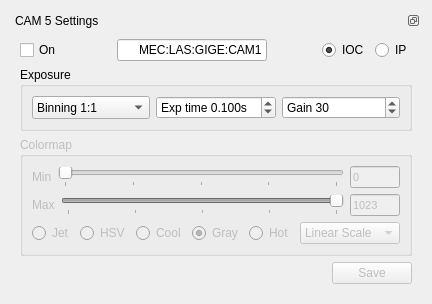
        <widget class="QWidget" name="tab_5">
         <attribute name="title">
          <string>C 5</string>
         </attribute>
         <layout class="QGridLayout" name="gridLayout_6">
          <item row="0" column="0">
           <widget class="QDockWidget" name="dockWidget_1_5">
            <property name="features">
             <set>QDockWidget::DockWidgetFloatable|QDockWidget::DockWidgetMovable</set>
            </property>
            <property name="windowTitle">
             <string>CAM 5 Settings</string>
            </property>
            <widget class="QWidget" name="dockWidgetContents_1_5">
             <layout class="QGridLayout" name="gridLayout_35">
              <item row="0" column="0">
               <layout class="QHBoxLayout" name="horizontalLayout_41">
                <item>
                 <widget class="QCheckBox" name="cB_on_5">
                  <property name="cursor">
                   <cursorShape>PointingHandCursor</cursorShape>
                  </property>
                  <property name="text">
                   <string>On</string>
                  </property>
                  <property name="checked">
                   <bool>false</bool>
                  </property>
                 </widget>
                </item>
                <item>
                 <spacer name="horizontalSpacer_17">
                  <property name="orientation">
                   <enum>Qt::Horizontal</enum>
                  </property>
                  <property name="sizeHint" stdset="0">
                   <size>
                    <width>40</width>
                    <height>20</height>
                   </size>
                  </property>
                 </spacer>
                </item>
                <item>
                 <widget class="QLineEdit" name="lEpvname_5">
                  <property name="sizePolicy">
                   <sizepolicy hsizetype="Preferred" vsizetype="Preferred">
                    <horstretch>0</horstretch>
                    <verstretch>0</verstretch>
                   </sizepolicy>
                  </property>
                  <property name="minimumSize">
                   <size>
                    <width>150</width>
                    <height>0</height>
                   </size>
                  </property>
                  <property name="maximumSize">
                   <size>
                    <width>16777215</width>
                    <height>30</height>
                   </size>
                  </property>
                  <property name="text">
                   <string>MEC:LAS:GIGE:CAM1</string>
                  </property>
                  <property name="alignment">
                   <set>Qt::AlignRight|Qt::AlignTrailing|Qt::AlignVCenter</set>
                  </property>
                 </widget>
                </item>
                <item>
                 <spacer name="horizontalSpacer_55">
                  <property name="orientation">
                   <enum>Qt::Horizontal</enum>
                  </property>
                  <property name="sizeHint" stdset="0">
                   <size>
                    <width>40</width>
                    <height>20</height>
                   </size>
                  </property>
                 </spacer>
                </item>
                <item>
                 <widget class="QRadioButton" name="rB_iocmod_5">
                  <property name="text">
                   <string>IOC</string>
                  </property>
                  <property name="checked">
                   <bool>true</bool>
                  </property>
                 </widget>
                </item>
                <item>
                 <widget class="QRadioButton" name="rB_ipmod_5">
                  <property name="text">
                   <string>IP</string>
                  </property>
                 </widget>
                </item>
               </layout>
              </item>
              <item row="1" column="0">
               <widget class="QGroupBox" name="groupBox_17">
                <property name="title">
                 <string>Exposure</string>
                </property>
                <layout class="QGridLayout" name="gridLayout_36">
                 <item row="0" column="2">
                  <widget class="QSpinBox" name="iS_gain_5">
                   <property name="suffix">
                    <string/>
                   </property>
                   <property name="prefix">
                    <string>Gain </string>
                   </property>
                   <property name="maximum">
                    <number>35</number>
                   </property>
                   <property name="value">
                    <number>30</number>
                   </property>
                  </widget>
                 </item>
                 <item row="0" column="0">
                  <widget class="QComboBox" name="cmB_bin_5">
                   <property name="sizePolicy">
                    <sizepolicy hsizetype="Preferred" vsizetype="Preferred">
                     <horstretch>0</horstretch>
                     <verstretch>0</verstretch>
                    </sizepolicy>
                   </property>
                   <property name="maximumSize">
                    <size>
                     <width>16777215</width>
                     <height>16777215</height>
                    </size>
                   </property>
                   <item>
                    <property name="text">
                     <string>Binning 1:1</string>
                    </property>
                   </item>
                   <item>
                    <property name="text">
                     <string>Binning 2:2</string>
                    </property>
                   </item>
                   <item>
                    <property name="text">
                     <string>Binning 3:3</string>
                    </property>
                   </item>
                   <item>
                    <property name="text">
                     <string>Binning 8:8</string>
                    </property>
                   </item>
                  </widget>
                 </item>
                 <item row="0" column="1">
                  <widget class="QDoubleSpinBox" name="dS_expt_5">
                   <property name="prefix">
                    <string>Exp time </string>
                   </property>
                   <property name="suffix">
                    <string>s</string>
                   </property>
                   <property name="decimals">
                    <number>3</number>
                   </property>
                   <property name="minimum">
                    <double>0.050000000000000</double>
                   </property>
                   <property name="maximum">
                    <double>60.000000000000000</double>
                   </property>
                   <property name="singleStep">
                    <double>0.100000000000000</double>
                   </property>
                   <property name="value">
                    <double>0.100000000000000</double>
                   </property>
                  </widget>
                 </item>
                </layout>
               </widget>
              </item>
              <item row="3" column="0">
               <layout class="QHBoxLayout" name="horizontalLayout_42">
                <item>
                 <spacer name="horizontalSpacer_18">
                  <property name="orientation">
                   <enum>Qt::Horizontal</enum>
                  </property>
                  <property name="sizeHint" stdset="0">
                   <size>
                    <width>40</width>
                    <height>20</height>
                   </size>
                  </property>
                 </spacer>
                </item>
                <item>
                 <widget class="QPushButton" name="pB_save_5">
                  <property name="enabled">
                   <bool>false</bool>
                  </property>
                  <property name="text">
                   <string>Save</string>
                  </property>
                 </widget>
                </item>
               </layout>
              </item>
              <item row="2" column="0">
               <widget class="QGroupBox" name="groupBox_18">
                <property name="enabled">
                 <bool>false</bool>
                </property>
                <property name="title">
                 <string>Colormap</string>
                </property>
                <layout class="QGridLayout" name="gridLayout_37">
                 <item row="0" column="0">
                  <layout class="QVBoxLayout" name="verticalLayout_25">
                   <item>
                    <layout class="QVBoxLayout" name="verticalLayout_26">
                     <item>
                      <layout class="QHBoxLayout" name="horizontalLayout_43">
                       <item>
                        <widget class="QLabel" name="labelRangeMin_5">
                         <property name="text">
                          <string>Min</string>
                         </property>
                        </widget>
                       </item>
                       <item>
                        <widget class="QSlider" name="hSRngMin_5">
                         <property name="sizePolicy">
                          <sizepolicy hsizetype="Expanding" vsizetype="Fixed">
                           <horstretch>3</horstretch>
                           <verstretch>0</verstretch>
                          </sizepolicy>
                         </property>
                         <property name="maximum">
                          <number>1023</number>
                         </property>
                         <property name="orientation">
                          <enum>Qt::Horizontal</enum>
                         </property>
                         <property name="tickPosition">
                          <enum>QSlider::TicksBelow</enum>
                         </property>
                         <property name="tickInterval">
                          <number>256</number>
                         </property>
                        </widget>
                       </item>
                       <item>
                        <widget class="QLineEdit" name="lERngMin_5">
                         <property name="sizePolicy">
                          <sizepolicy hsizetype="Fixed" vsizetype="Fixed">
                           <horstretch>1</horstretch>
                           <verstretch>0</verstretch>
                          </sizepolicy>
                         </property>
                         <property name="minimumSize">
                          <size>
                           <width>10</width>
                           <height>0</height>
                          </size>
                         </property>
                         <property name="maximumSize">
                          <size>
                           <width>50</width>
                           <height>16777215</height>
                          </size>
                         </property>
                         <property name="font">
                          <font>
                           <pointsize>8</pointsize>
                          </font>
                         </property>
                         <property name="text">
                          <string>0</string>
                         </property>
                        </widget>
                       </item>
                      </layout>
                     </item>
                     <item>
                      <layout class="QHBoxLayout" name="horizontalLayout_44">
                       <item>
                        <widget class="QLabel" name="labelRangeMax_5">
                         <property name="text">
                          <string>Max</string>
                         </property>
                        </widget>
                       </item>
                       <item>
                        <widget class="QSlider" name="hSRngMax_5">
                         <property name="sizePolicy">
                          <sizepolicy hsizetype="Expanding" vsizetype="Fixed">
                           <horstretch>3</horstretch>
                           <verstretch>0</verstretch>
                          </sizepolicy>
                         </property>
                         <property name="maximum">
                          <number>1023</number>
                         </property>
                         <property name="sliderPosition">
                          <number>1023</number>
                         </property>
                         <property name="orientation">
                          <enum>Qt::Horizontal</enum>
                         </property>
                         <property name="invertedAppearance">
                          <bool>false</bool>
                         </property>
                         <property name="invertedControls">
                          <bool>false</bool>
                         </property>
                         <property name="tickPosition">
                          <enum>QSlider::TicksBelow</enum>
                         </property>
                         <property name="tickInterval">
                          <number>256</number>
                         </property>
                        </widget>
                       </item>
                       <item>
                        <widget class="QLineEdit" name="lERngMax_5">
                         <property name="sizePolicy">
                          <sizepolicy hsizetype="Fixed" vsizetype="Fixed">
                           <horstretch>1</horstretch>
                           <verstretch>0</verstretch>
                          </sizepolicy>
                         </property>
                         <property name="minimumSize">
                          <size>
                           <width>10</width>
                           <height>0</height>
                          </size>
                         </property>
                         <property name="maximumSize">
                          <size>
                           <width>50</width>
                           <height>16777215</height>
                          </size>
                         </property>
                         <property name="font">
                          <font>
                           <pointsize>8</pointsize>
                          </font>
                         </property>
                         <property name="text">
                          <string>1023</string>
                         </property>
                        </widget>
                       </item>
                      </layout>
                     </item>
                     <item>
                      <layout class="QHBoxLayout" name="horizontalLayout_45">
                       <item>
                        <widget class="QRadioButton" name="rBColor_Jet_5">
                         <property name="text">
                          <string>Jet</string>
                         </property>
                        </widget>
                       </item>
                       <item>
                        <widget class="QRadioButton" name="rBColor_HSV_5">
                         <property name="text">
                          <string>HSV</string>
                         </property>
                        </widget>
                       </item>
                       <item>
                        <widget class="QRadioButton" name="rBColor_Cool_5">
                         <property name="text">
                          <string>Cool</string>
                         </property>
                        </widget>
                       </item>
                       <item>
                        <widget class="QRadioButton" name="rBColor_Gray_5">
                         <property name="text">
                          <string>Gray</string>
                         </property>
                         <property name="checked">
                          <bool>true</bool>
                         </property>
                        </widget>
                       </item>
                       <item>
                        <widget class="QRadioButton" name="rBColor_Hot_5">
                         <property name="text">
                          <string>Hot</string>
                         </property>
                         <property name="checked">
                          <bool>false</bool>
                         </property>
                        </widget>
                       </item>
                       <item>
                        <widget class="QComboBox" name="cBoxScale_5">
                         <property name="minimumSize">
                          <size>
                           <width>100</width>
                           <height>0</height>
                          </size>
                         </property>
                         <item>
                          <property name="text">
                           <string>Linear Scale</string>
                          </property>
                         </item>
                         <item>
                          <property name="text">
                           <string>Log Scale</string>
                          </property>
                         </item>
                         <item>
                          <property name="text">
                           <string>Exp Scale</string>
                          </property>
                         </item>
                        </widget>
                       </item>
                      </layout>
                     </item>
                    </layout>
                   </item>
                  </layout>
                 </item>
                </layout>
               </widget>
              </item>
             </layout>
            </widget>
           </widget>
          </item>
         </layout>
        </widget>
